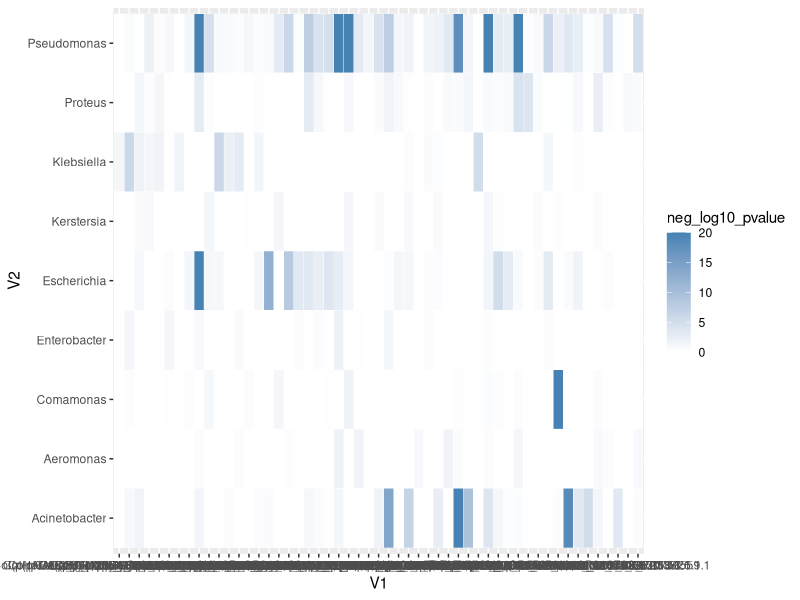
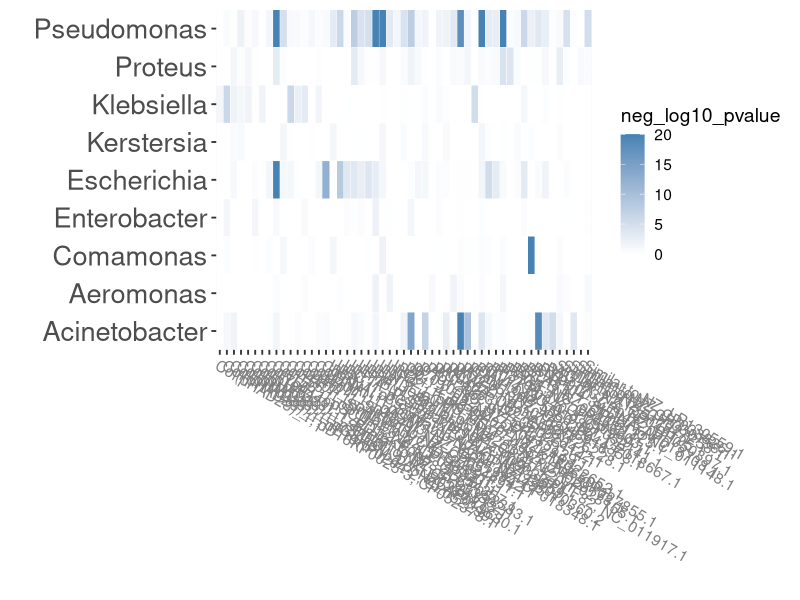

Recreate these plots in R, in order.
#!/usr/bin/env Rscript

library(ggplot2)
asdf<-read.table("tax_links.tsv",head=F,sep='\t')
asdf$V3[is.infinite(asdf$V3)]<-max(asdf$V3[!is.infinite(asdf$V3)])
neg_log10_pvalue<-log10(exp(asdf$V3))
neg_log10_pvalue[neg_log10_pvalue>20]<-20
#asdf$V3[asdf$V3==0]=1
#contacts<-asdf$V3
(p <- ggplot(asdf, aes(V1, V2)) + geom_tile(aes(fill = neg_log10_pvalue),
     colour = "white") + scale_fill_gradient(low = "white",
     high = "steelblue"))
# "#e0e0ff",
base_size <- 14
p + theme_grey(base_size = base_size) + labs(x = "",
     y = "") + scale_x_discrete(expand = c(0, 0)) +
     scale_y_discrete(expand = c(0, 0)) + theme(
     axis.text.x = element_text(size = base_size *
         0.8, angle = 330, hjust = 0, colour = "grey50"),
     axis.text.y = element_text(size = base_size *
         1.4))


